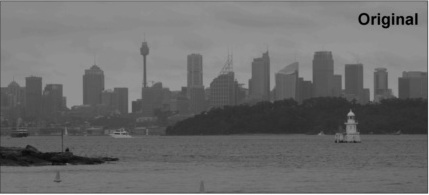
%> input picture raw_data/aaa.jpg, 429 x 195 px
$ octave nonlinear_filter_demo.m   (GNU Octave 9; MATLAB toolbox functions it lacks are replaced by stand-ins)
%> lines starting %> are read from the running program, lines starting %| are printed output that depends on the picture
### project8/nonlinear_filter.m
function F = nonlinear_filter( filter, f, window_size )
%NONLINEAR_FILTER Summary of this function goes here
%   Detailed explanation goes here
if strcmp(filter, 'median') || strcmp(filter, 'med')
    lambda = @median;
elseif strcmp(filter, 'minimum') || strcmp(filter, 'min')
    lambda = @min;
elseif strcmp(filter, 'maximum') || strcmp(filter, 'max')
    lambda = @max;
end

if nargin <= 2
    window_size = [3 3];
end

W = window_size(1);
H = window_size(2);

if (~mod(W,2))
    pos_w = [-W/2+1 W/2];
else
    pos_w = [-floor(W/2) floor(W/2)];
end

if (~mod(H,2))
    pos_h = [-H/2+1 H/2];
else
    pos_h = [-floor(H/2) floor(H/2)];
end

[M N] = size(f);
F = zeros(size(f), class(f));
for i = 1:M
    for j = 1:N
        pos_i = i + pos_w;
        pos_j = j + pos_h;
        if pos_i(1) <= 0
            pos_i(1) = 1;
        end
        if pos_i(2) > M
            pos_i(2) = M;
        end
        if pos_j(1) <= 0
            pos_j(1) = 1;
        end
        if pos_j(2) > N
            pos_j(2) = N;
        end
        g = f(pos_i(1):pos_i(2), pos_j(1):pos_j(2));
        F(i,j) = lambda(g(:));
    end
end

### project8/nonlinear_filter_demo.m
clear; close all; clc;
f = imread('../raw_data/aaa.jpg');
%> f is the input picture: size 195x429x3 uint8; min 0, max 255, mean 108.2
f = rgb2gray(f);
%> f: size 195x429 uint8
%f = imnoise(f, 'salt & pepper');
f = imnoise(f, 'gaussian');
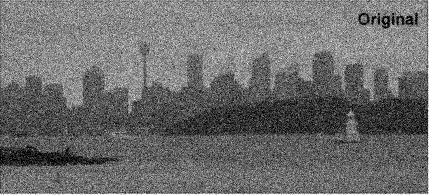
%> f: size 195x429 uint8; min 0, max 255, mean 108
%f = imnoise(f, 'poisson');
subplot('Position', [0 .5 .5 .5]), imshow(f);
F = nonlinear_filter('med', f, [13 13]);
%> after the loop in nonlinear_filter, `for i = 1:M`:
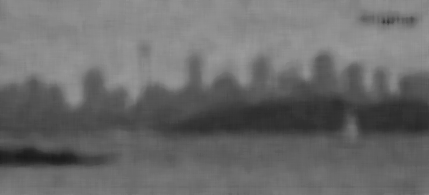
%> F: size 195x429 uint8; min 26, max 154, mean 107.4
%> after the loop in nonlinear_filter, `for i = 1:M`: pos_i = [189 195]; pos_j = [423 429]
g = f-0.5*f+0.5*F;
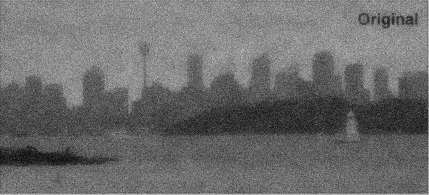
%> g: size 195x429 uint8; min 13, max 198, mean 107.7
F = nonlinear_filter('min', g, [5 5]);
%> call 2 of nonlinear_filter, with filter = 'min', window_size = [5 5]
%> after the loop in nonlinear_filter (call 2), `for i = 1:M`:
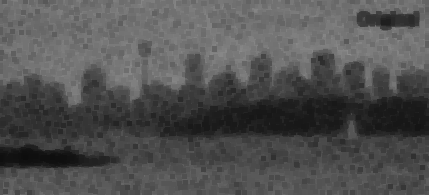
%> F: size 195x429 uint8; min 13, max 140, mean 81
%> after the loop in nonlinear_filter (call 2), `for i = 1:M`: pos_i = [193 195]; pos_j = [427 429]
subplot('Position', [0 0 .5 .5]), imshow(F);
